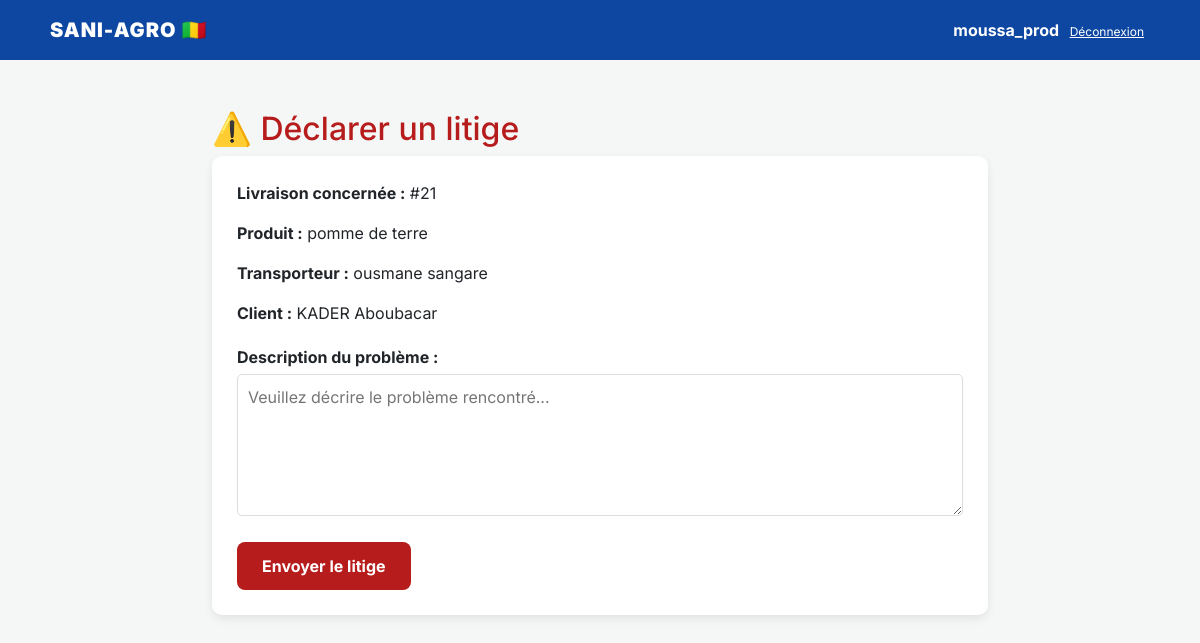
The app's page /declarer-litige/21/ (signed in) with its own data.
### gestion_agro/models.py (models this page shows, shortened)
class Livraison(models.Model):
    STATUT_CHOICES = [
        ('proposition', 'Tarif proposé - En attente'),
        ('accepte', 'Accepté par le commerçant'),
        ('refuse', 'Refusé par le commerçant'),
        ('en_attente', 'En attente de chargement'),
        ('en_route', 'En route'),
        ('livre', 'Livré')
    ]
    tarif_propose = models.DecimalField(max_digits=10, decimal_places=2, null=True, blank=True)
    reservation = models.OneToOneField(Reservation, on_delete=models.CASCADE)
    transporteur = models.ForeignKey(Transporteur, on_delete=models.SET_NULL, null=True, blank=True)
    date_depart = models.DateTimeField(null=True, blank=True)
    date_arrivee_estimee = models.DateTimeField(null=True, blank=True)
    statut = models.CharField(max_length=20, choices=STATUT_CHOICES, default='en_attente')
    frais_transport = models.DecimalField(max_digits=10, decimal_places=2, default=0)
    date_depart = models.DateTimeField(null=True, blank=True, verbose_name="Départ prévu du dépôt")
    date_chargement_reel = models.DateTimeField(null=True, blank=True, verbose_name="Chargement effectif au champ")
    date_arrivee_estimee = models.DateTimeField(null=True, blank=True, verbose_name="Arrivée estimée à destination")
    date_livraison_reelle = models.DateTimeField(null=True, blank=True, verbose_name="Livraison effective au commerçant")

class Reservation(models.Model):
    CHOIX_PAIEMENT = [('OM', 'Orange Money'), ('MOOV', 'Moov Money'), ('CASH', 'Espèces/Dépôt')]
    STATUT_CAUTION = [
        ('NON_PAYE', 'Non payée'),
        ('ATTENTE_VALIDATION', 'En attente de validation'),
        ('PAYE', 'Payée'),
        ('BLOQUEE', 'Bloquée'),
        ('LIBEREE', 'Libérée'),
    ]
    produit = models.ForeignKey(ProduitAgricole, on_delete=models.CASCADE)
    commercant = models.ForeignKey(Commercant, on_delete=models.CASCADE)
    quantite_voulue = models.PositiveIntegerField(default=0)
    date_reservation = models.DateTimeField(auto_now_add=True)
    marche_destination = models.CharField(max_length=50, choices=LISTE_MARCHES, default='MEDINE')
    mode_paiement = models.CharField(max_length=20, choices=CHOIX_PAIEMENT, default='CASH')
    ref_transaction = models.CharField(max_length=100, null=True, blank=True)
    statut_caution = models.CharField(
        max_length=30,
        choices=STATUT_CAUTION,
        default='NON_PAYE'
    )
    statut_livraison = models.CharField(
        max_length=20,
        choices=[
            ('A_EXPEDIER', 'À expédier'),
            ('EN_TRANSIT', 'En transit'),
            ('LIVRE', 'Livré'),
        ],
        default='A_EXPEDIER',
        verbose_name="Statut d'expédition"
    )
    statut_reste = models.CharField(
    max_length=20,
    choices=[
        ('NON_PAYE', 'Non payé'),
        ('DECLARE', 'Déclaré payé'),
        ('CONFIRME', 'Confirmé par le producteur'),
        ('LITIGE', 'En litige'),
    ],
    default='NON_PAYE'
)
    date_disponibilite = models.DateField(null=True, blank=True)
    confirmation_producteur = models.BooleanField(default=False)
    prix_total = models.DecimalField(max_digits=12, decimal_places=2, default=0, editable=False)
    caution_20 = models.DecimalField(max_digits=12, decimal_places=2, default=0, editable=False)
    preuve_paiement = models.ImageField(upload_to='preuves_paiement/', null=True, blank=True, verbose_name="Photo du reçu / SMS")

class ProduitAgricole(models.Model):
    UNITES =[
        ('KG','Kilogramme'),
        ('TONNE', 'Tonne'),
        ('SAC','Sac'),
    ]
    STATUT_RECOLTE = [
        ('SUR_PIED', '🌳 En cours de maturité (Sur pied)'),
        ('RECOLTE', '📦 Récolté et prêt'),
    ]
    CATEGORIES = [
        ('LEGUMES', '🥬 Légumes'),
        ('FRUITS', '🍎 Fruits'),
        ('CEREALES', '🌾 Céréales'),
        ('TUBERCULES', '🥔 Tubercules'),
    ]
    DUREE_CONSERVATION = {
        'TOMATE': 10,
        'MANGUE': 21,
        'OIGNON': 90,
        'POMME DE TERRE': 60,
        'POMME_DE_TERRE': 60,
        'MAÏS': 180,
        'MAIS': 180,
        'RIZ': 365,
    }
    producteur = models.ForeignKey(Producteur, on_delete=models.CASCADE, null=True, blank=True, related_name='produits')
    categorie = models.CharField(max_length=20, choices=CATEGORIES, default='LEGUMES')
    nom = models.CharField(max_length=100)
    quantite_initiale = models.PositiveBigIntegerField(default=0, verbose_name="Quantité totale prévue")
    quantite_disponible = models.PositiveBigIntegerField(default=0, verbose_name="Reste disponible")
    unite = models.CharField(max_length=10, choices=UNITES, default='KG')
    prix_unitaire = models.DecimalField(max_digits=10, decimal_places=2)
    image = models.ImageField(upload_to='produits/')
    video_demonstration = models.FileField(upload_to='videos_produits/', null=True, blank=True)
    statut_recolte = models.CharField(max_length=20, choices=STATUT_RECOLTE, default='SUR_PIED')
    date_recolte_prevue = models.DateField(null=True, blank=True, verbose_name="Date de récolte prévue")
    zone_production = models.CharField(max_length=50, choices=ZONES_CHOICES, default='SIKASSO')
    zone_origine = models.CharField(max_length=100) # Ex: "Cercle de Yanfolila"
    est_promotion = models.BooleanField(default=False)
    date_publication = models.DateTimeField(auto_now_add=True)
    date_peremption_prevue = models.DateField(null=True, blank=True, verbose_name="Date limite de conservation au champ")
    seuil_alerte = models.PositiveIntegerField(default=500) # Alerte si stock < 500kg

class Transporteur(models.Model):
    user = models.OneToOneField(User, on_delete=models.CASCADE, related_name='transporteur_profil', null=True, blank=True)
    nom = models.CharField(max_length=100, verbose_name="Nom du Transporteur/Compagnie")
    telephone = models.CharField(max_length=20, verbose_name="Téléphone")
    vehicule = models.CharField(max_length=50, verbose_name="Type de véhicule (ex: Camion 10t)")
    photo_profil = models.ImageField(upload_to='profils_transports/', null=True, blank=True)
    plaque_immatriculation = models.CharField(max_length=20, verbose_name="N° Plaque")
    disponible = models.BooleanField(default=True, verbose_name="Disponible")
    tarif_base = models.DecimalField(max_digits=10, decimal_places=2, default=0, verbose_name="Tarif de base (FCFA)")
    score_fiabilite = models.IntegerField(default=100)
    capacite_kg = models.PositiveIntegerField(default=10000, verbose_name="Capacité du camion (kg)")
    est_verifie = models.BooleanField(default=False)
    piece_identite = models.ImageField(upload_to='pieces_identite/', null=True, blank=True)
    type_piece = models.CharField(max_length=30, choices=[
        ('CARTE_IDENTITE', 'Carte d\'identité'),
        ('CARTE_BIOMETRIQUE', 'Carte biométrique/Nina'),
        ('PASSEPORT', 'Passeport'),
    ], default='CARTE_IDENTITE')
    numero_piece = models.CharField(max_length=50, null=True, blank=True)
    est_actif = models.BooleanField(default=True, verbose_name="Compte actif")

class Commercant(models.Model):
    user = models.OneToOneField(User, on_delete=models.CASCADE, related_name='commercant_profil', null=True, blank=True)
    nom = models.CharField(max_length=100)
    prenom = models.CharField(max_length=100)
    telephone = models.CharField(max_length=20)
    ville_marche = models.CharField(max_length=100)
    est_verifie = models.BooleanField(default=False)
    piece_identite = models.ImageField(upload_to='pieces_identite/', null=True, blank=True)
    type_piece = models.CharField(max_length=30, choices=[
        ('CARTE_IDENTITE', 'Carte d\'identité'),
        ('CARTE_BIOMETRIQUE', 'Carte biométrique/Nina'),
        ('PASSEPORT', 'Passeport'),
    ], default='CARTE_IDENTITE')
    numero_piece = models.CharField(max_length=50, null=True, blank=True)
    est_actif = models.BooleanField(default=True, verbose_name="Compte actif")

### gestion_agro/views.py (the view)
# urls.py: path('declarer-litige/<int:livraison_id>/', views.declarer_litige, name='declarer_litige'),
@login_required
def declarer_litige(request, livraison_id):
    livraison = get_object_or_404(Livraison, id=livraison_id)
    user = request.user
    est_commercant = hasattr(user, 'commercant_profil') and livraison.reservation.commercant.user == user
    est_producteur = hasattr(user, 'producteur_profil') and livraison.reservation.produit.producteur.user == user
    est_transporteur = hasattr(user, 'transporteur_profil') and livraison.transporteur.user == user
    if not (est_commercant or est_producteur or est_transporteur or user.is_superuser):
        from django.core.exceptions import PermissionDenied
        raise PermissionDenied
    if request.method == "POST":
        motif_text = request.POST.get('motif')
        if motif_text:
            Litige.objects.create(livraison=livraison, declarant=request.user, motif=motif_text)
            messages.success(request, "Litige transmis à l'administrateur.")
            return redirect('direction_vue')
    return render(request, 'gestion_agro/declarer_litige.html', {'livraison': livraison})

### gestion_agro/context_processors.py (called while the page is built)
def notifications_non_lues(request):
    if request.user.is_authenticated:
        notif_count = Notification.objects.filter(destinataire=request.user, lu=False).count()
        dernieres_notifs = Notification.objects.filter(destinataire=request.user, lu=False).order_by('-date_creation')[:5]
        return {
            'notif_count': notif_count,
            'dernieres_notifs': dernieres_notifs
        }
    return {'notif_count': 0, 'dernieres_notifs': []}

### templates/gestion_agro/declarer_litige.html (shortened to what this page needs)
{% extends 'gestion_agro/base.html' %}
{% block content %}
<div class="container" style="max-width: 800px; margin-top: 30px;">
    <h2 style="color: #b71c1c;">⚠️ Déclarer un litige</h2>
    <div style="background: #fff; padding: 25px; border-radius: 10px; box-shadow: 0 4px 10px rgba(0,0,0,0.08);">
        <p><strong>Livraison concernée :</strong> #{{ livraison.id }}</p>
        <p><strong>Produit :</strong> {{ livraison.reservation.produit.nom }}</p>
        <p><strong>Transporteur :</strong> {{ livraison.transporteur.nom }}</p>
        <p><strong>Client :</strong> {{ livraison.reservation.commercant.nom }} {{ livraison.reservation.commercant.prenom }}</p>
        <form method="POST">
            <div style="margin-top: 20px;">
                <label for="motif" style="font-weight: bold;">Description du problème :</label>
                <textarea name="motif" id="motif" rows="5" required
                          style="width: 100%; padding: 10px; border: 1px solid #ddd; border-radius: 5px; margin-top: 5px;"
                          placeholder="Veuillez décrire le problème rencontré..."></textarea>
            </div>
            <button type="submit"
                    style="background: #b71c1c; color: white; padding: 12px 25px; border: none; border-radius: 8px; font-weight: bold; margin-top: 20px; cursor: pointer;">
                Envoyer le litige
            </button>
        </form>
    </div>
</div>
{% endblock %}

### templates/gestion_agro/base.html (shortened to what this page needs)
<!DOCTYPE html>
<html lang="fr">
<head>
    <link href="https://cdn.jsdelivr.net/npm/bootstrap@5.3.0/dist/css/bootstrap.min.css" rel="stylesheet">
    <link rel="stylesheet" href="https://cdnjs.cloudflare.com/ajax/libs/font-awesome/6.4.0/css/all.min.css">
</head>
<body>
    <nav>
        <div class="logo">SANI-AGRO 🇲🇱</div>
        <div>
            <strong>{{ request.user.username }}</strong>
            <form action="{% url 'logout' %}" method="post" style="display:inline;">
                <button type="submit" class="logout-btn">Déconnexion</button>
            </form>
        </div>
    </nav>
    <div class="content">
        {% block content %}
        {% endblock %}
    </div>
</body>
</html>

### templates/gestion_agro/base.html (style rules this page uses)
body { margin: 0; font-family: 'Inter', sans-serif; background: #f4f7f6; }
nav { background: #0d47a1; color: white; padding: 15px 50px; display: flex; justify-content: space-between; align-items: center; }
.logo { font-weight: 900; font-size: 20px; letter-spacing: 1px; }
.content { padding: 20px; }
.logout-btn { background: none; border: none; color: white; cursor: pointer; font-size: 12px; text-decoration: underline; }

### records on screen
Livraison: id "21", reservation.produit.nom "pomme de terre", transporteur.nom "ousmane sangare", reservation.commercant.nom "KADER", reservation.commercant.prenom "Aboubacar"

### other values on screen
{{ request.user.username }} "moussa_prod"
